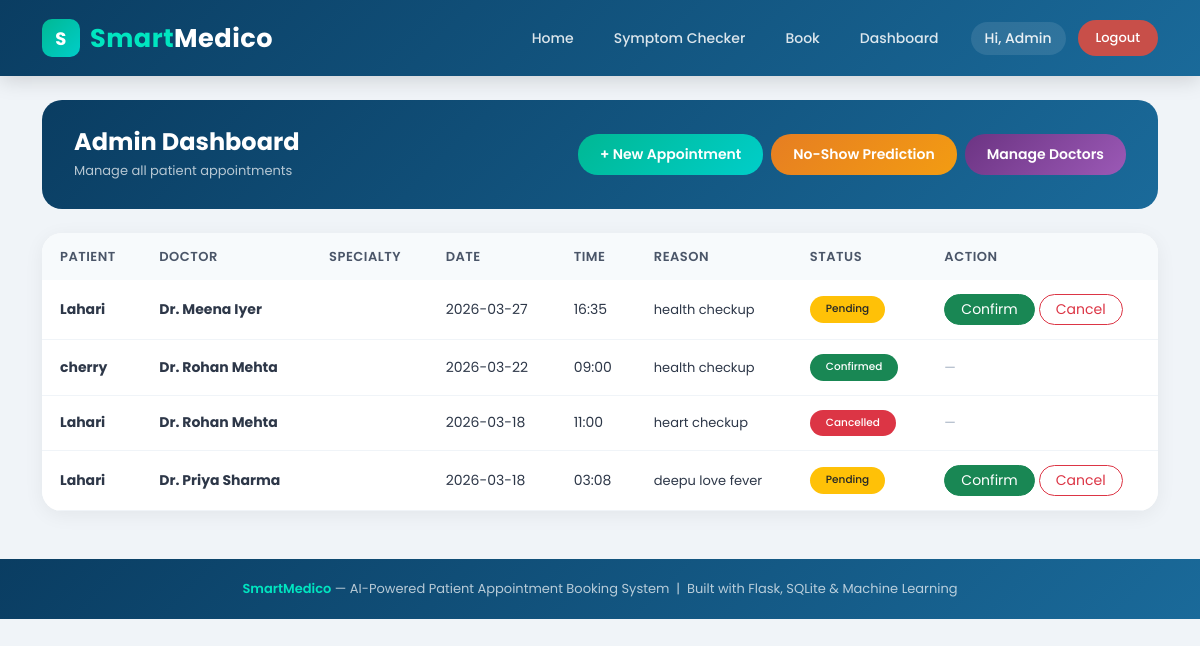
/dashboard (signed in), run on the app's committed database.
### tables this page shows
CREATE TABLE appointments (
        id INTEGER PRIMARY KEY AUTOINCREMENT,
        user_id INTEGER,
        doctor_id INTEGER,
        appointment_date TEXT NOT NULL,
        appointment_time TEXT NOT NULL,
        reason TEXT,
        status TEXT DEFAULT 'pending',
        created_at DATETIME DEFAULT CURRENT_TIMESTAMP,
        FOREIGN KEY (user_id) REFERENCES users(id),
        FOREIGN KEY (doctor_id) REFERENCES doctors(id)
    );

CREATE TABLE users (
        id INTEGER PRIMARY KEY AUTOINCREMENT,
        name TEXT NOT NULL,
        email TEXT UNIQUE NOT NULL,
        password TEXT NOT NULL,
        role TEXT DEFAULT 'patient',
        created_at DATETIME DEFAULT CURRENT_TIMESTAMP
    );

CREATE TABLE doctors (
        id INTEGER PRIMARY KEY AUTOINCREMENT,
        name TEXT NOT NULL,
        specialty TEXT,
        available_days TEXT,
        available_time TEXT
    );

### app.py (the view, shortened to what this page needs)
@app.route('/dashboard')
def dashboard():
    if 'user_id' not in session:
        return redirect(url_for('login'))
    conn = get_db()
    cur = conn.cursor()
    if session['role'] == 'admin':
        cur.execute("""SELECT a.*, u.name as patient_name, d.name as doctor_name
                       FROM appointments a
                       JOIN users u ON a.user_id=u.id
                       JOIN doctors d ON a.doctor_id=d.id
                       ORDER BY a.appointment_date DESC""")
    appointments = cur.fetchall()
    conn.close()
    return render_template('dashboard.html', appointments=appointments)

### app.py (called while the page is built)
def get_db():
    conn = sqlite3.connect(DATABASE)
    conn.row_factory = sqlite3.Row
    return conn

### templates/dashboard.html (shortened to what this page needs)
{% extends 'base.html' %}
{% block content %}
<div class="dashboard-header">
  <div>
    <h4>
      {% if session.role == 'admin' %}Admin Dashboard{% else %}My Appointments{% endif %}
    </h4>
    <p>
      {% if session.role == 'admin' %}Manage all patient appointments{% else %}Track and manage your bookings{% endif %}
    </p>
  </div>
  <div class="d-flex gap-2">
    <a href="/book" class="btn-new-appt">+ New Appointment</a>
    {% if session.role == 'admin' %}
      <a href="/admin/noshow" class="btn-new-appt"
   style="background:linear-gradient(135deg,#e67e22,#f39c12)">
   No-Show Prediction
</a>
<a href="/admin/doctors" class="btn-new-appt"
   style="background:linear-gradient(135deg,#6c3483,#9b59b6)">
   Manage Doctors
</a>
    {% endif %}
  </div>
</div>
<div class="dashboard-table-card">
  <div class="table-responsive">
    <table class="table">
      <thead>
        <tr>
          {% if session.role == 'admin' %}<th>Patient</th>{% endif %}
          <th>Doctor</th>
          <th>Specialty</th>
          <th>Date</th>
          <th>Time</th>
          <th>Reason</th>
          <th>Status</th>
          <th>Action</th>
        </tr>
      </thead>
      <tbody>
        {% for appt in appointments %}
        <tr>
          {% if session.role == 'admin' %}
            <td><strong>{{ appt.patient_name }}</strong></td>
          {% endif %}
          <td><strong>{{ appt.doctor_name }}</strong></td>
          <td>
          </td>
          <td>{{ appt.appointment_date }}</td>
          <td>{{ appt.appointment_time }}</td>
          <td style="max-width:150px;font-size:13px">{{ appt.reason }}</td>
          <td>
            <span class="badge rounded-pill px-3 py-2
              {% if appt.status == 'confirmed' %}bg-success
              {% elif appt.status == 'cancelled' %}bg-danger
              {% else %}bg-warning text-dark{% endif %}">
              {{ appt.status | capitalize }}
            </span>
          </td>
          <td>
            {% if appt.status == 'pending' %}
              {% if session.role == 'admin' %}
                <div class="d-flex gap-1">
                  <a href="/confirm/{{ appt.id }}"
                     class="btn btn-sm btn-success rounded-pill px-3"
                     onclick="return confirm('Confirm this appointment?')">
                     Confirm
                  </a>
                  <a href="/cancel/{{ appt.id }}"
                     class="btn btn-sm btn-outline-danger rounded-pill px-3"
                     onclick="return confirm('Cancel this appointment?')">
                     Cancel
                  </a>
                </div>
              {% else %}
                <a href="/cancel/{{ appt.id }}"
                   class="btn btn-sm btn-outline-danger rounded-pill px-3"
                   onclick="return confirm('Cancel this appointment?')">
                   Cancel
                </a>
              {% endif %}
            {% else %}
              <span style="color:#a0aec0;font-size:13px">—</span>
            {% endif %}
          </td>
        </tr>
        {% endfor %}
      </tbody>
    </table>
  </div>
</div>
{% endblock %}

### static/css/style.css (style rules this page uses)
* { margin: 0; padding: 0; box-sizing: border-box; }
body { font-family: 'Poppins', sans-serif; background-color: #f0f4f8; color: #2d3748; }
.dashboard-header { background: linear-gradient(135deg, #0a3d62, #1a6a9a); color: white; border-radius: 20px; padding: 28px 32px; margin-bottom: 24px; display: flex; justify-content: space-between; align-items: center; }
.dashboard-header h4 { color: white; font-weight: 700; margin: 0; }
.dashboard-header p { color: rgba(255,255,255,0.7); margin: 4px 0 0; font-size: 13px; }
.btn-new-appt { background: linear-gradient(135deg, #00b894, #00cec9); color: white; border: none; padding: 10px 22px; border-radius: 20px; font-size: 14px; font-weight: 600; text-decoration: none; transition: all 0.2s; white-space: nowrap; }
.dashboard-table-card { background: white; border-radius: 20px; box-shadow: 0 4px 20px rgba(0,0,0,0.06); overflow: hidden; }
.table { margin: 0; }
.table thead th { background: #f7fafc; color: #4a5568; font-size: 13px; font-weight: 600; text-transform: uppercase; letter-spacing: 0.5px; padding: 14px 18px; border: none; }
.table tbody td { padding: 14px 18px; font-size: 14px; color: #2d3748; vertical-align: middle; border-color: #f0f4f8; }
.btn { border-radius: 8px; font-family: 'Poppins', sans-serif; }
.badge { font-weight: 500; }

### data on the page
appointments: patient_name "Lahari", doctor_name "Dr. Meena Iyer", appointment_date "2026-03-27", appointment_time "16:35", reason "health checkup", status "Pending"
appointments: patient_name "cherry", doctor_name "Dr. Rohan Mehta", appointment_date "2026-03-22", appointment_time "09:00", reason "health checkup", status "Confirmed"
appointments: patient_name "Lahari", doctor_name "Dr. Rohan Mehta", appointment_date "2026-03-18", appointment_time "11:00", reason "heart checkup", status "Cancelled"
appointments: patient_name "Lahari", doctor_name "Dr. Priya Sharma", appointment_date "2026-03-18", appointment_time "03:08", reason "deepu love fever", status "Pending"

### other printed values
{{ session.user_name }} "Admin"
